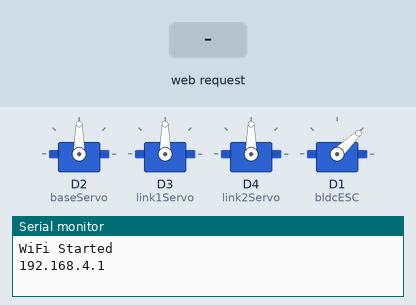
This sketch was run on a simulated ESP8266 (NodeMCU). Parts: 4 × servo, the last lines printed to the serial monitor. The test bench sets the inputs (shaded band).

Above: at 1.2 s.
1.3 s: HTTP request GET /arm received
At 2.7 s:
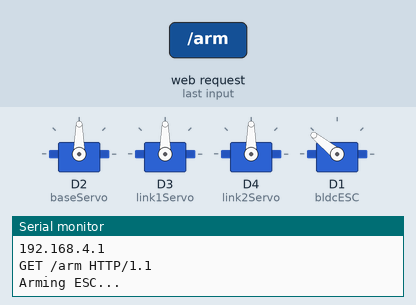
4.3 s: HTTP request GET /base?val= received
At 7.1 s:
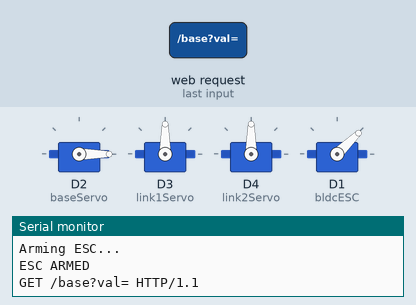
7.3 s: HTTP request GET /link1?val= received
At 8.5 s:
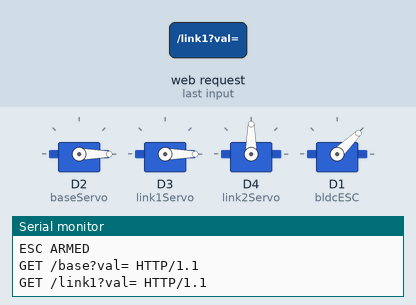
8.8 s: HTTP request GET /bldc?val= received
At 9.6 s:
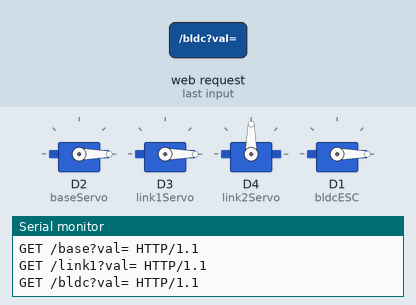
10.3 s: HTTP request GET /link2?val= received
At 10.8 s:
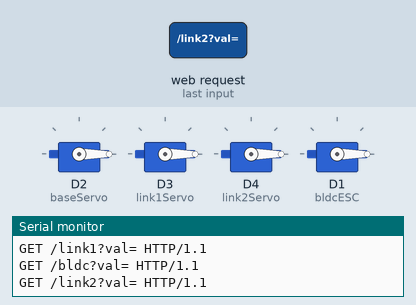
11.8 s: HTTP request GET /arm received
At 13.1 s:
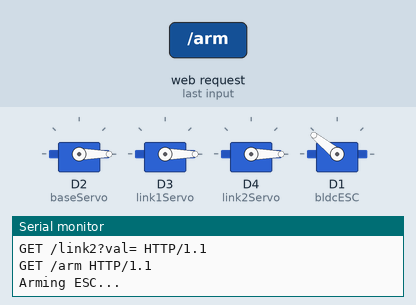
Timing chart, 0 to 15.3 s (numbered marks = the images above; inputs shaded):
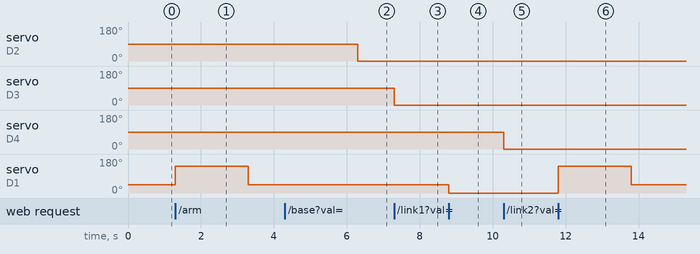

Measured:
- after the input at 1.3 s, servo on D1 (bldcESC): 44° → 141° at once, → 44° 2.0 s later
- after the input at 4.3 s, servo on D2 (baseServo): 90° → 0° after 2.0 s
- after the input at 7.3 s, servo on D3 (link1Servo): 90° → 0° at once
- after the input at 8.8 s, servo on D1 (bldcESC): 44° → 0° at once
- after the input at 10.3 s, servo on D4 (link2Servo): 90° → 0° at once
- after the input at 11.8 s, servo on D1 (bldcESC): 0° → 141° at once, → 44° 2.0 s later

The sketch:

Rbt_arm_esp8266_.ino
```cpp
#include <ESP8266WiFi.h>
#include <Servo.h>

// WIFI HOTSPOT
const char* ssid = "ROBOTICARM";
const char* password = "12345678";

Servo baseServo;
Servo link1Servo;
Servo link2Servo;
Servo bldcESC;

WiFiServer server(80);

bool escArmed = false;

// ESC ARM
void armESC() {
  Serial.println("Arming ESC...");

  bldcESC.writeMicroseconds(2000);
  delay(2000);

  bldcESC.writeMicroseconds(1000);
  delay(3000);

  escArmed = true;
  Serial.println("ESC ARMED");
}

void setup() {
  Serial.begin(115200);

  // PIN CONNECTIONS (AS YOU SPECIFIED)
  baseServo.attach(D2);
  link1Servo.attach(D3);
  link2Servo.attach(D4);
  bldcESC.attach(D1);

  // SAFE START
  baseServo.write(90);
  link1Servo.write(90);
  link2Servo.write(90);
  bldcESC.writeMicroseconds(1000);

  // START WIFI
  WiFi.mode(WIFI_AP);
  WiFi.softAP(ssid, password);

  Serial.println("WiFi Started");
  Serial.println(WiFi.softAPIP());

  server.begin();
}

void loop() {
  WiFiClient client = server.available();

  if (client) {
    String request = client.readStringUntil('\r');
    client.flush();

    Serial.println(request);

    // REQUESTS
    if (request.indexOf("/arm") != -1) {
      armESC();
    }

    if (request.indexOf("/base?val=") != -1) {
      int val = request.substring(request.indexOf("=")+1).toInt();
      baseServo.write(val);
    }

    if (request.indexOf("/link1?val=") != -1) {
      int val = request.substring(request.indexOf("=")+1).toInt();
      link1Servo.write(val);
    }

    if (request.indexOf("/link2?val=") != -1) {
      int val = request.substring(request.indexOf("=")+1).toInt();
      link2Servo.write(val);
    }

    if (request.indexOf("/bldc?val=") != -1 && escArmed) {
      int val = request.substring(request.indexOf("=")+1).toInt();
      bldcESC.writeMicroseconds(val);
    }

    // WEBPAGE
    client.println("HTTP/1.1 200 OK");
    client.println("Content-type:text/html\n");

    client.println("<!DOCTYPE html><html><head>");
    client.println("<meta name='viewport' content='width=device-width, initial-scale=1'>");

    client.println("<style>");
    client.println("body { font-family: Arial; text-align: center; background: #f4f4f4; }");
    client.println("button { padding: 12px; background: red; color: white; border: none; border-radius: 8px; }");
    client.println("input[type=range] { width: 80%; }");
    client.println(".box { background: white; padding: 20px; margin: 15px; border-radius: 10px; }");
    client.println("</style>");

    client.println("</head><body>");

    client.println("<h2>Robotic Arm Control</h2>");

    // ARM
    client.println("<div class='box'>");
    client.println("<button onclick=\"fetch('/arm')\">ARM ESC</button>");

    if (escArmed)
      client.println("<p style='color:green;'>ESC ARMED</p>");
    else
      client.println("<p style='color:red;'>ESC NOT ARMED</p>");

    client.println("</div>");

    // BASE
    client.println("<div class='box'>");
    client.println("<h3>Base (0° - 180°)</h3>");
    client.println("<input type='range' min='0' max='180' value='90' oninput=\"fetch('/base?val='+this.value)\">");
    client.println("</div>");

    // LINK1
    client.println("<div class='box'>");
    client.println("<h3>Link 1</h3>");
    client.println("<input type='range' min='0' max='180' value='90' oninput=\"fetch('/link1?val='+this.value)\">");
    client.println("</div>");

    // LINK2
    client.println("<div class='box'>");
    client.println("<h3>Link 2</h3>");
    client.println("<input type='range' min='0' max='180' value='90' oninput=\"fetch('/link2?val='+this.value)\">");
    client.println("</div>");

    // BLDC
    client.println("<div class='box'>");
    client.println("<h3>BLDC Motor</h3>");

    if (escArmed)
      client.println("<input type='range' min='1000' max='2000' value='1000' oninput=\"fetch('/bldc?val='+this.value)\">");
    else
      client.println("<p>Arm ESC first</p>");

    client.println("</div>");

    client.println("</body></html>");

    client.stop();
  }
}
```
